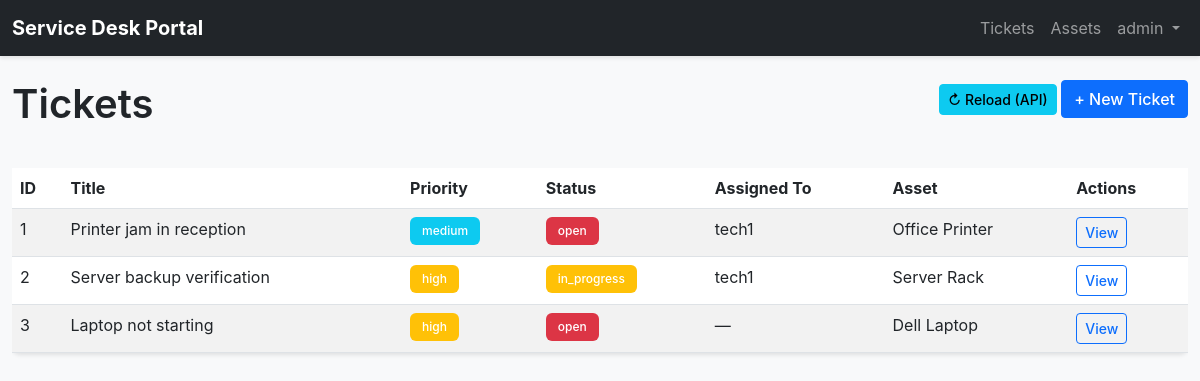
Page /index.php?action=tickets (signed in) on the committed database.
### tables this page shows
CREATE TABLE IF NOT EXISTS tickets (
    id INT AUTO_INCREMENT PRIMARY KEY,
    title VARCHAR(255) NOT NULL,
    description TEXT,
    priority ENUM('low', 'medium', 'high', 'critical') DEFAULT 'medium',
    status ENUM('open', 'in_progress', 'resolved', 'closed') DEFAULT 'open',
    asset_id INT,
    created_by INT,
    assigned_to INT,
    created_at TIMESTAMP DEFAULT CURRENT_TIMESTAMP,
    updated_at TIMESTAMP DEFAULT CURRENT_TIMESTAMP ON UPDATE CURRENT_TIMESTAMP,
    FOREIGN KEY (created_by) REFERENCES users(id) ON DELETE SET NULL,
    FOREIGN KEY (assigned_to) REFERENCES users(id) ON DELETE SET NULL,
    FOREIGN KEY (asset_id) REFERENCES assets(id) ON DELETE SET NULL,
    INDEX idx_status (status),
    INDEX idx_assigned_to (assigned_to),
    INDEX idx_created_by (created_by),
    INDEX idx_asset_id (asset_id)
);

CREATE TABLE IF NOT EXISTS users (
    id INT AUTO_INCREMENT PRIMARY KEY,
    username VARCHAR(50) UNIQUE NOT NULL,
    email VARCHAR(100) UNIQUE NOT NULL,
    password_hash VARCHAR(255) NOT NULL,
    role ENUM('admin', 'tech') NOT NULL DEFAULT 'tech',
    created_at TIMESTAMP DEFAULT CURRENT_TIMESTAMP,
    updated_at TIMESTAMP DEFAULT CURRENT_TIMESTAMP ON UPDATE CURRENT_TIMESTAMP,
    INDEX idx_username (username),
    INDEX idx_role (role)
);

CREATE TABLE IF NOT EXISTS assets (
    id INT AUTO_INCREMENT PRIMARY KEY,
    name VARCHAR(100) NOT NULL,
    asset_type VARCHAR(50) NOT NULL,
    serial_number VARCHAR(100) UNIQUE,
    location VARCHAR(100),
    status ENUM('active', 'inactive', 'retired') DEFAULT 'active',
    created_at TIMESTAMP DEFAULT CURRENT_TIMESTAMP,
    updated_at TIMESTAMP DEFAULT CURRENT_TIMESTAMP ON UPDATE CURRENT_TIMESTAMP,
    INDEX idx_asset_type (asset_type),
    INDEX idx_status (status)
);

### src/auth.php (called while the page is built, shortened)
<?php
require_once __DIR__ . '/db.php';
class Auth
{
    public static function isLoggedIn(): bool
    {
        return isset($_SESSION['user_id']) && isset($_SESSION['username']);
    }
    public static function user(): ?array
    {
        return [
            'id' => $_SESSION['user_id'],
            'username' => $_SESSION['username'],
            'role' => $_SESSION['role'],
        ];
    }
    public static function validateInput(mixed $data): string
    {
        return htmlspecialchars((string)$data, ENT_QUOTES, 'UTF-8');
    }
}
?>

### src/db.php (called while the page is built, shortened)
<?php
class Database
{
    private static ?PDO $pdo = null;
    public static function connect(): PDO
    {
        if (self::$pdo !== null) {
            return self::$pdo;
        }
        $dsn = sprintf(
            "mysql:host=%s;port=%d;dbname=%s;charset=utf8mb4",
            DB_HOST,
            DB_PORT,
            DB_NAME
        );
        self::$pdo = new PDO(
            $dsn,
            DB_USER,
            DB_PASS,
            [
                PDO::ATTR_ERRMODE => PDO::ERRMODE_EXCEPTION,
                PDO::ATTR_DEFAULT_FETCH_MODE => PDO::FETCH_ASSOC,
                PDO::ATTR_EMULATE_PREPARES => false,
            ]
        );
        return self::$pdo;
    }
    public static function query(string $sql, array $params = []): PDOStatement
    {
        $pdo = self::connect();
        $stmt = $pdo->prepare($sql);
        $stmt->execute($params);
        return $stmt;
    }
    public static function fetchAll(string $sql, array $params = []): array
    {
        return self::query($sql, $params)->fetchAll();
    }
}
?>

### public/views/tickets.php (the view, shortened to what this page needs)
<?php
$tickets = Database::fetchAll('
    SELECT
        t.id, t.title, t.priority, t.status,
        u.username as assigned_to_name,
        a.name as asset_name
    FROM tickets t
    LEFT JOIN users u ON t.assigned_to = u.id
    LEFT JOIN assets a ON t.asset_id = a.id
    ORDER BY t.created_at DESC
');
?>
<!DOCTYPE html>
<html lang="en">
<head>
    <link rel="stylesheet" href="https://cdn.jsdelivr.net/npm/bootstrap@5.3.0/dist/css/bootstrap.min.css">
    <link rel="stylesheet" href="/css/style.css">
</head>
<body>
    <?php include __DIR__ . '/navbar.php'; ?>
    <div class="container-fluid mt-4">
        <div class="row mb-3">
            <div class="col-md-6">
                <h1>Tickets</h1>
            </div>
            <div class="col-md-6 text-end">
                <button class="btn btn-info btn-sm" onclick="debouncedLoadTickets()" title="Load via JSON-RPC API">
                    ↻ Reload (API)
                </button>
                <button class="btn btn-primary" data-bs-toggle="modal" data-bs-target="#createTicketModal">
                    + New Ticket
                </button>
            </div>
        </div>
        <div class="table-responsive">
            <table class="table table-striped" id="ticketsTable">
                <thead>
                    <tr>
                        <th>ID</th>
                        <th>Title</th>
                        <th>Priority</th>
                        <th>Status</th>
                        <th>Assigned To</th>
                        <th>Asset</th>
                        <th>Actions</th>
                    </tr>
                </thead>
                <tbody>
                    <?php foreach ($tickets as $ticket): ?>
                        <tr>
                            <td><?= $ticket['id'] ?></td>
                            <td><?= Auth::validateInput($ticket['title']) ?></td>
                            <td>
                                <span class="badge bg-<?=
                                    $ticket['priority'] === 'critical' ? 'danger' :
                                    ($ticket['priority'] === 'high' ? 'warning' : 'info')
                                ?>">
                                    <?= Auth::validateInput($ticket['priority']) ?>
                                </span>
                            </td>
                            <td>
                                <span class="badge bg-<?=
                                    $ticket['status'] === 'open' ? 'danger' :
                                    ($ticket['status'] === 'in_progress' ? 'warning' : 'success')
                                ?>">
                                    <?= Auth::validateInput($ticket['status']) ?>
                                </span>
                            </td>
                            <td><?= $ticket['assigned_to_name'] ? Auth::validateInput($ticket['assigned_to_name']) : '—' ?></td>
                            <td><?= $ticket['asset_name'] ? Auth::validateInput($ticket['asset_name']) : '—' ?></td>
                            <td>
                                <a href="/index.php?action=ticket-detail&id=<?= $ticket['id'] ?>" class="btn btn-sm btn-outline-primary">View</a>
                            </td>
                        </tr>
                    <?php endforeach; ?>
                </tbody>
            </table>
        </div>
    </div>
</body>
</html>

### public/index.php (shortened to what this page needs)
<?php
require_once BASE_PATH . '/src/auth.php';
$action = $_GET['action'] ?? 'dashboard';
if ($action === 'dashboard') {
    include __DIR__ . '/views/dashboard.php';
} elseif ($action === 'tickets') {
    include __DIR__ . '/views/tickets.php';
} else {
    http_response_code(404);
    die('Page not found.');
}

### public/views/navbar.php (shortened to what this page needs)
<?php
$user = Auth::user();
?>
<nav class="navbar navbar-expand-lg navbar-dark bg-dark">
    <div class="container-fluid">
        <a class="navbar-brand" href="/index.php?action=dashboard">
            <strong>Service Desk Portal</strong>
        </a>
        <div class="collapse navbar-collapse" id="navbarNav">
            <ul class="navbar-nav ms-auto">
                <li class="nav-item">
                    <a class="nav-link" href="/index.php?action=tickets">Tickets</a>
                </li>
                <li class="nav-item">
                    <a class="nav-link" href="/index.php?action=assets">Assets</a>
                </li>
                <li class="nav-item dropdown">
                    <a class="nav-link dropdown-toggle" href="#" id="userDropdown" role="button" data-bs-toggle="dropdown">
                        <?= Auth::validateInput($user['username']) ?>
                    </a>
                </li>
            </ul>
        </div>
    </div>
</nav>

### public/css/style.css (style rules this page uses)
body { font-family: -apple-system, BlinkMacSystemFont, "Segoe UI", Roboto, "Helvetica Neue", Arial, sans-serif; background-color: #f8f9fa; }
.table { background: white; border-radius: 8px; box-shadow: 0 2px 4px rgba(0, 0, 0, 0.1); }
.navbar { box-shadow: 0 2px 4px rgba(0, 0, 0, 0.1); }
.badge { font-weight: 500; padding: 0.5rem 0.75rem; }
.btn { border-radius: 4px; font-weight: 500; }
.container-fluid { max-width: 1400px; }
h1 { font-weight: 600; color: #212529; margin-bottom: 1.5rem; }
a { text-decoration: none; }
.btn-primary { background-color: #0d6efd; border-color: #0d6efd; }

### rows in the picture
tickets: id "1", title "Printer jam in reception", priority "medium", status "open", assigned_to.username "tech1", asset.name "Office Printer"
tickets: id "2", title "Server backup verification", priority "high", status "in_progress", assigned_to.username "tech1", asset.name "Server Rack"
tickets: id "3", title "Laptop not starting", priority "high", status "open", asset.name "Dell Laptop"

### other values in the picture
Auth::validateInput($user['username']) "admin"
